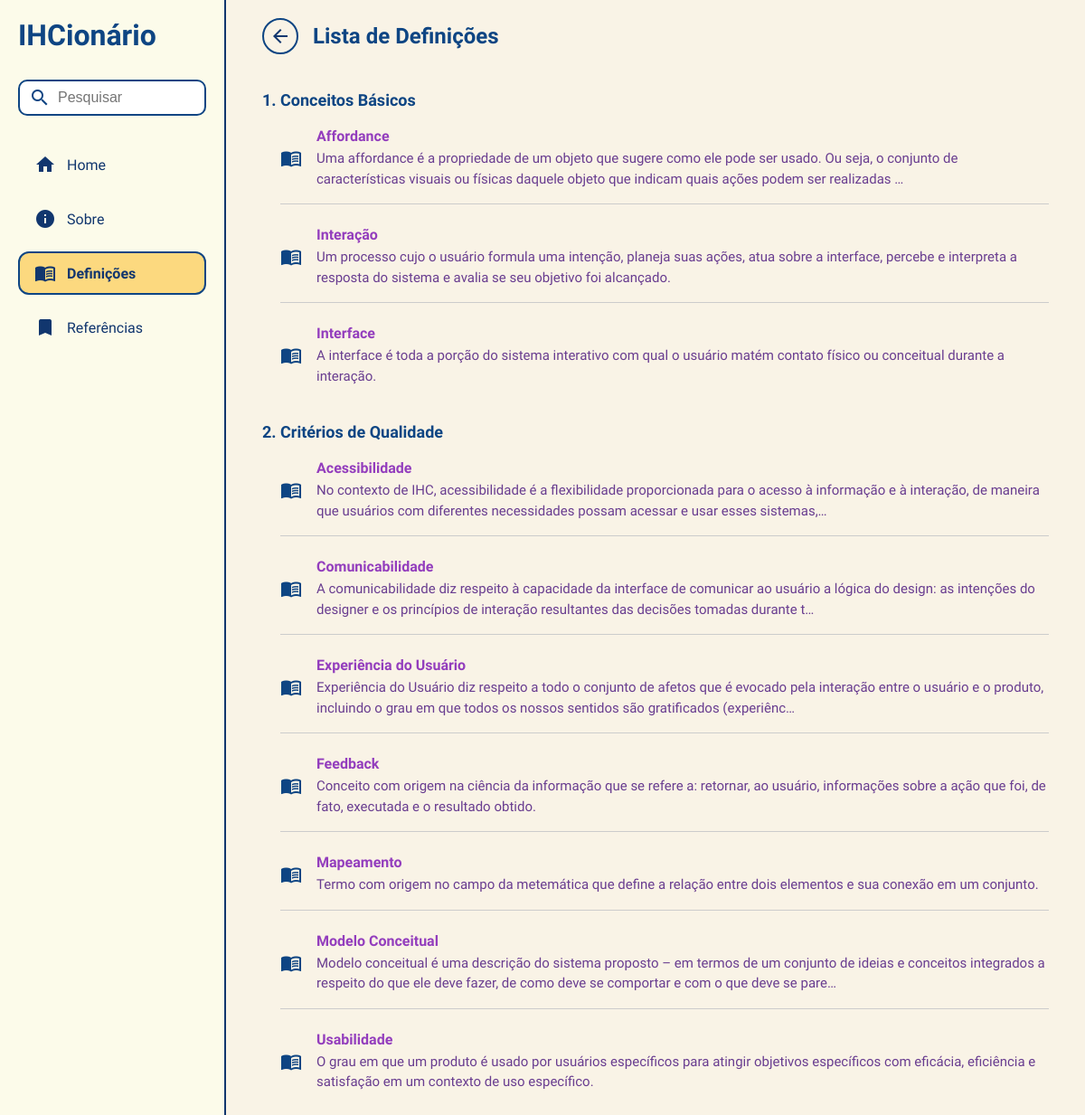
Page /definicoes/ on the committed database.
### core/models.py (models this page shows, shortened)
class Capitulo(models.Model):
    titulo = models.CharField(max_length=200)
    descricao = models.TextField(blank=True)

class Termo(models.Model):
    autor = models.ForeignKey(settings.AUTH_USER_MODEL, on_delete=models.CASCADE)
    capitulo = models.ForeignKey(Capitulo, related_name='termos', on_delete=models.CASCADE)
    titulo = models.CharField(max_length=100)
    termos_relacionados = models.ManyToManyField('self', blank=True)
    data_criacao = models.DateTimeField(default=timezone.now)

class Definicao(models.Model):
    termo = models.ForeignKey(Termo, related_name='definicoes', on_delete=models.CASCADE)
    texto = models.TextField()
    image_url = models.URLField(blank=True)
    referencias = models.ManyToManyField(Referencia, blank=True)
    data_criacao = models.DateTimeField(auto_now_add=True)

### core/views.py (the view)
# urls.py: path('definicoes/', views.terms, name='terms'),
def terms(request):
    capitulos = Capitulo.objects.order_by('titulo').prefetch_related(
        Prefetch(
            'termos',
            queryset=Termo.objects.prefetch_related('definicoes').order_by('titulo')
        )
    )
    return render(request, 'core/terms.html', {'capitulos': capitulos})

### core/templates/core/terms.html (shortened to what this page needs)
{% extends "core/base.html" %}
{% load static %}
{% block pageTitle %}Lista de Definições{% endblock %}
{% block content %}
<div class="page-content">
    {% for capitulo in capitulos %}
    <h2 class="definitions-category">{{ capitulo.titulo }}</h2>
    <div class="definition-category-list">
        {% for termo in capitulo.termos.all %}
            <div class="definition-item  {% if forloop.last %}no-border{% endif %}">
                <span class="material-icons">menu_book</span>
                <div class="definition-text">
                    <a href="{% url 'detail' id=termo.id %}" style="text-decoration: none;">
                       <h3 class="definition-term">{{ termo.titulo }}</h3>
                    </a>
                    {% with definicao=termo.definicoes.first %}
                    <p class="definition-text">{{ definicao.texto|truncatechars:200 }}</p>
                    {% endwith %}
                </div>
            </div>
        {% endfor %}
    </div>
    {% endfor %}
</div>
{% endblock %}

### core/templates/core/base.html (shortened to what this page needs)
{% load static %}
<!DOCTYPE html>
<html lang="pt-br">
<head>
    <link rel="stylesheet" href="{% static 'css/style.css' %}">
</head>
<body>
    <div class="container">
        <aside class="sidebar">
            <a href="{% url 'home' %}" style="text-decoration: none;">
                <div class="logo">IHCionário</div>
            </a>
            <form action="{% url 'search' %}" method="get">
                <div class="search-box">
                    <span class="material-icons">search</span>
                    <input type="text" placeholder="Pesquisar" name="q" value="{{ query }}" />
                </div>
            </form>
            <nav>
                <a class="menu-item {% if request.path == '/' %}active{% endif %}" href="{% url 'home' %}">
                    <span class="material-icons">home</span> Home
                </a>
                <a class="menu-item {% if request.path == '/sobre/' %}active{% endif %}" href="{% url 'about' %}">
                    <span class="material-icons">info</span> Sobre
                </a>
                <a class="menu-item {% if request.path == '/definicoes/' %}active{% endif %}" href="{% url 'terms' %}">
                    <span class="material-icons">menu_book</span> Definições
                </a>
                <a class="menu-item {% if request.path == '/referencias/' %}active{% endif %}"
                    href="{% url 'references' %}">
                    <span class="material-icons">bookmark</span> Referências
                </a>
            </nav>
        </aside>
        {% if request.path != '/' %}
        <div class="page-header">
            <a href="javascript:history.back()" class="back-button">
                <span class="material-icons">arrow_back</span>
            </a>
            <h1 class="page-title">{% block pageTitle %}Título da Página{% endblock %}</h1>
        </div>
        {% endif %}
        <main class="{% if request.path == '/' %}main-home{%else %}main{% endif %}">
            {% block content %}{% endblock %}
        </main>
    </div>
</body>
</html>

### core/static/css/style.css (style rules this page uses)
* { box-sizing: border-box; margin: 0; padding: 0; }
body { font-family: 'Quicksand'; display: flex; flex-direction: column; height: 100vh; background-color: #f9f3e6; color: #0E4583; }
.container { display: flex; flex: 1; }
.sidebar { background-color: #fcfbea; padding: 20px; width: 250px; border-right: 2px solid #11366e; display: flex; flex-direction: column; transition: transform 0.3s ease; position: fixed; height: 100%; }
.logo { font-size: 32px; margin-bottom: 30px; font-weight: bold; color: #0E4583; }
.search-box { display: flex; align-items: center; border: 2px solid #0E4583; border-radius: 10px; padding: 6px 10px; margin-bottom: 30px; background-color: white; }
.search-box input { border: none; outline: none; width: 100%; font-size: 16px; background-color: transparent; padding-left: 8px; }
nav { display: flex; flex-direction: column; gap: 12px; }
nav .menu-item { display: flex; align-items: center; gap: 12px; font-size: 16px; padding: 10px 16px; border-radius: 12px; border: 2px solid transparent; cursor: pointer; text-decoration: none; color: #11366e; transition: all 0.2s ease-in-out; }
nav .menu-item.active { background-color: #fcd97f; font-weight: bold; border-color: #0E4583; }
.material-icons { font-size: 20px; }
h1 { font-size: 48px; color: #0E4583; margin-bottom: 10px; font-weight: bold; }
.page-title { font-size: 32px; font-weight: bold; color: #0E4583; margin-bottom: 30px; }
.main { flex: 1; display: flex; margin-left: 250px; margin-top: 80px; }
.page-header { display: flex; margin-left: 250px; background-color: #f9f3e6; position: fixed; width: 100%; justify-self: center; align-items: center; padding: 0 40px; gap: 16px; height: 80px; }
.page-content { margin-top: 20px; margin-left: 40px; margin-bottom: 75px; width: 100%; margin-right: 40px; }
.page-title { font-size: 24px; font-weight: bold; color: #0E4583; margin: 0; }
.back-button { background-color: transparent; border: 2px solid #0E4583; border-radius: 50%; width: 40px; height: 40px; display: flex; justify-content: center; align-items: center; color: #11366e; text-decoration: none; }
.definitions-category { font-size: 18px; font-weight: bold; color: #0E4583; text-align: left; margin-bottom: 20px; }
.definition-category-list { padding-left: 20px; }
.definition-item { display: flex; flex-direction: row; padding-bottom: 16px; border-bottom: 1px solid #ccc; margin-bottom: 24px; gap: 16px; align-items: center; }
.no-border { border: none; }
.definition-text { flex: 1; justify-content: center; }
.definition-term { font-size: 16px; font-weight: 600; color: #933dbd; margin-bottom: 4px; }
.definition-text p { font-size: 15px; color: #693D90; display: -webkit-box; -webkit-line-clamp: 2; -webkit-box-orient: vertical; overflow: hidden; text-overflow: ellipsis; line-height: 1.5em; max-height: 3em; }

### rows in the picture
Capitulo: titulo "1. Conceitos Básicos"
Termo: titulo "Affordance", definicoes.first.texto "Uma affordance é a propriedade de um objeto que sugere como ele pode ser usado. Ou seja, o conjunto de características visuais ou físicas daquele objeto que indicam quais ações podem ser realizadas …"
Termo: titulo "Interação", definicoes.first.texto "Um processo cujo o usuário formula uma intenção, planeja suas ações, atua sobre a interface, percebe e interpreta a resposta do sistema e avalia se seu objetivo foi alcançado."
Termo: titulo "Interface", definicoes.first.texto "A interface é toda a porção do sistema interativo com qual o usuário matém contato físico ou conceitual durante a interação."
Capitulo: titulo "2. Critérios de Qualidade"
Termo: titulo "Acessibilidade", definicoes.first.texto "No contexto de IHC, acessibilidade é a flexibilidade proporcionada para o acesso à informação e à interação, de maneira que usuários com diferentes necessidades possam acessar e usar esses sistemas,…"
Termo: titulo "Comunicabilidade", definicoes.first.texto "A comunicabilidade diz respeito à capacidade da interface de comunicar ao usuário a lógica do design: as intenções do designer e os princípios de interação resultantes das decisões tomadas durante t…"
Termo: titulo "Experiência do Usuário", definicoes.first.texto "Experiência do Usuário diz respeito a todo o conjunto de afetos que é evocado pela interação entre o usuário e o produto, incluindo o grau em que todos os nossos sentidos são gratificados (experiênc…"
Termo: titulo "Feedback", definicoes.first.texto "Conceito com origem na ciência da informação que se refere a: retornar, ao usuário, informações sobre a ação que foi, de fato, executada e o resultado obtido."
Termo: titulo "Mapeamento", definicoes.first.texto "Termo com origem no campo da metemática que define a relação entre dois elementos e sua conexão em um conjunto."
Termo: titulo "Modelo Conceitual", definicoes.first.texto "Modelo conceitual é uma descrição do sistema proposto – em termos de um conjunto de ideias e conceitos integrados a respeito do que ele deve fazer, de como deve se comportar e com o que deve se pare…"
Termo: titulo "Usabilidade", definicoes.first.texto "O grau em que um produto é usado por usuários específicos para atingir objetivos específicos com eficácia, eficiência e satisfação em um contexto de uso específico."
